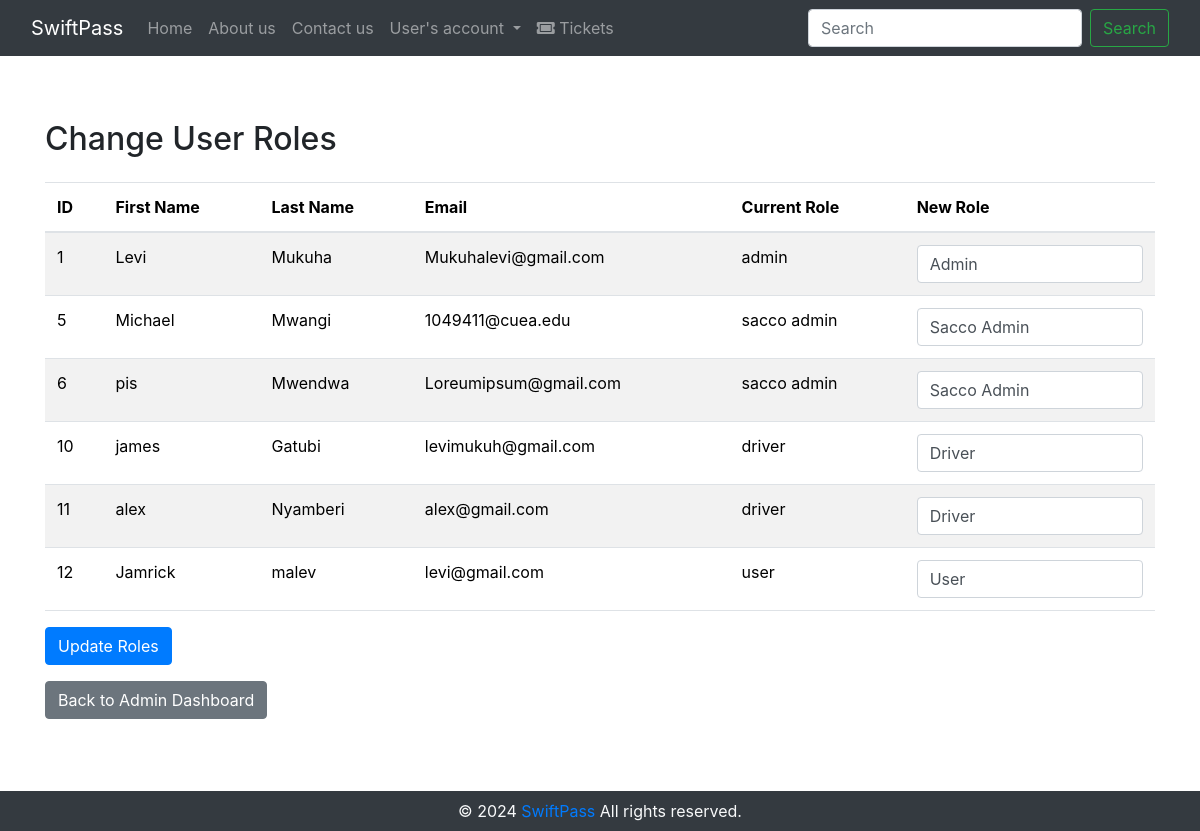
The app's page /admin/change_user_roles.php (signed in) with its own data.
### tables this page shows
CREATE TABLE `user` (
                        `id` int(11) NOT NULL,
                        `first_name` varchar(255) NOT NULL,
                        `last_name` varchar(255) NOT NULL,
                        `email` varchar(120) NOT NULL,
                        `password` varchar(60) NOT NULL,
                        `role` varchar(20) NOT NULL,
                        `date_created` datetime DEFAULT current_timestamp(),
                        `token` varchar(100) DEFAULT NULL,
                        `is_verified` tinyint(1) DEFAULT 0,
                        `driver_license` varchar(20) DEFAULT NULL,
                        `sacco_role` varchar(20) DEFAULT NULL,
                        `sacco_id` int(11) DEFAULT NULL
);

### admin/change_user_roles.php (the view, shortened to what this page needs)
<?php
$pageTitle = "Change User Roles";
?>
<?php
include '../auth/database.php';
$get_users_query = "SELECT * FROM User";
$result = mysqli_query($conn, $get_users_query);
if ($result && mysqli_num_rows($result) > 0) {
    $users = mysqli_fetch_all($result, MYSQLI_ASSOC);
} else {
    $users = [];
}
?>
<!DOCTYPE html>
<html lang="en">
<head>
    <link href="https://stackpath.bootstrapcdn.com/bootstrap/4.5.2/css/bootstrap.min.css" rel="stylesheet">
</head>
<body>
<div class="container mt-5">
    <h2 class="mb-4"><?php echo $pageTitle; ?></h2>
    <?php if (empty($users)) : ?>
        <p>No users found.</p>
    <?php else : ?>
        <form method="post" action="change_user_roles.php">
            <div class="table-responsive">
                <table class="table table-striped">
                    <thead>
                    <tr>
                        <th>ID</th>
                        <th>First Name</th>
                        <th>Last Name</th>
                        <th>Email</th>
                        <th>Current Role</th>
                        <th>New Role</th>
                    </tr>
                    </thead>
                    <tbody>
                    <?php foreach ($users as $user) : ?>
                        <tr>
                            <td><?php echo $user['id']; ?></td>
                            <td><?php echo $user['first_name']; ?></td>
                            <td><?php echo $user['last_name']; ?></td>
                            <td><?php echo $user['email']; ?></td>
                            <td><?php echo $user['role']; ?></td>
                            <td>
                                <select name="roles[<?php echo $user['id']; ?>]" class="form-control">
                                    <option value="admin" <?php echo ($user['role'] === 'admin') ? 'selected' : ''; ?>>Admin</option>
                                    <option value="sacco admin" <?php echo ($user['role'] === 'sacco admin') ? 'selected' : ''; ?>>Sacco Admin</option>
                                    <option value="driver" <?php echo ($user['role'] === 'driver') ? 'selected' : ''; ?>>Driver</option>
                                    <option value="user" <?php echo ($user['role'] === 'user') ? 'selected' : ''; ?>>User</option>
                                </select>
                            </td>
                        </tr>
                    <?php endforeach; ?>
                    </tbody>
                </table>
            </div>
            <button type="submit" class="btn btn-primary">Update Roles</button>
        </form>
    <?php endif; ?>
    <a href="admin_dashboard.php" class="btn btn-secondary mt-3">Back to Admin Dashboard</a>
</div>
</body>
</html>
<?php
include('../layout.php');
?>

### admin/change_user_roles.php (style rules this page uses)
.form-control { min-width: 150px; }

### records on screen
user: id "1", first_name "Levi", last_name "Mukuha", email "Mukuhalevi@gmail.com", role "admin", role+id "Admin"
user: id "5", first_name "Michael", last_name "Mwangi", email "1049411@cuea.edu", role "sacco admin", role+id "Sacco Admin"
user: id "6", first_name "pis", last_name "Mwendwa", email "Loreumipsum@gmail.com", role "sacco admin", role+id "Sacco Admin"
user: id "10", first_name "james", last_name "Gatubi", email "levimukuh@gmail.com", role "driver", role+id "Driver"
user: id "11", first_name "alex", last_name "Nyamberi", email "alex@gmail.com", role "driver", role+id "Driver"
user: id "12", first_name "Jamrick", last_name "malev", email "levi@gmail.com", role "user", role+id "User"

### other values on screen
$pageTitle "Home"
$pageTitle "About us"
$pageTitle "Contact us"
$pageTitle "User's account"
$pageTitle "Tickets"
$pageTitle "Change User Roles"
